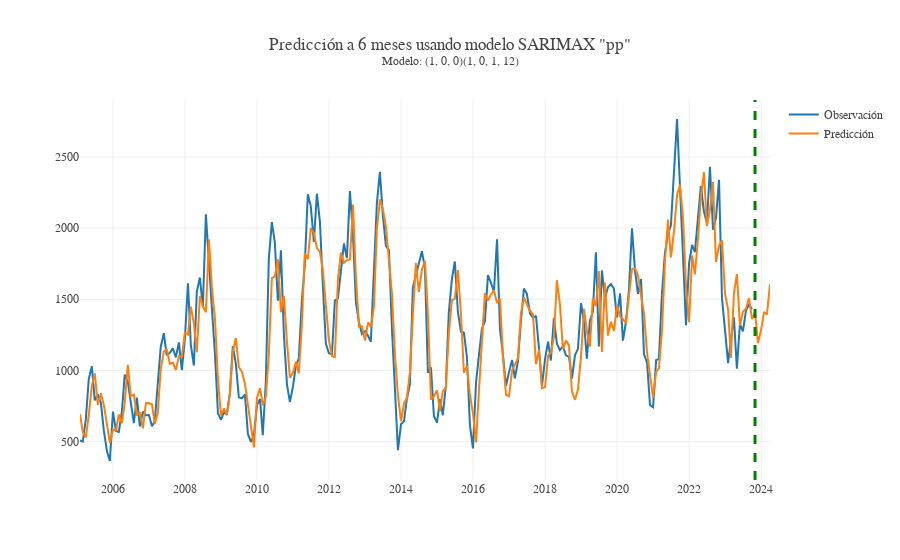

Notebook code for this chart:
### Code cell
fitted = test_model_pp.fit(disp=False)
forecast_test = fitted.forecast(meses_prediccion, exog = X_new_test)
forecast_test = pd.concat([fitted.fittedvalues, forecast_test])
obs_pred_test = pd.DataFrame({"observado":y_test,
                            "prediccion": forecast_test})
plot_predicc_obs_exog = go.Figure()
plot_predicc_obs_exog.add_trace(go.Scatter(x=y_test.index, y = y_test, name = "Observación"))
plot_predicc_obs_exog.add_trace(go.Scatter(x=obs_pred_test.index, y = obs_pred_test["prediccion"], name = "Predicción"))
plot_predicc_obs_exog.add_vline(x = obs_pred_test.index[-meses_prediccion], line_width=3, line_dash="dash", line_color="green")
plot_predicc_obs_exog.update_layout(template = None, title_text =f"Predicción a 6 meses usando modelo SARIMAX \"{'pp'}\"<br><sup>Modelo: {order_main}{seasonal_order_main}",
font_family = "georgia")
plot_predicc_obs_exog.write_image("../output/Prediccion_sarimax_plot.pdf")
plot_predicc_obs_exog.show()

### Figure 1 — Plotly figure (JSON) as saved in the notebook; plotly's stock layout.template omitted (floating-point values rounded to 4 significant figures; data arrays with more than 128 entries replaced by an {"elided": "..."} marker saying what was removed)
{"data": [{"name": "Observación", "type": "scatter", "x": {"elided": "225 str values"}, "y": {"elided": "225 float values"}}, {"name": "Predicción", "type": "scatter", "x": {"elided": "231 str values"}, "y": {"elided": "231 float values"}}], "layout": {"font": {"family": "georgia"}, "shapes": [{"line": {"color": "green", "dash": "dash", "width": 3}, "type": "line", "x0": "2023-10-31T00:00:00", "x1": "2023-10-31T00:00:00", "xref": "x", "y0": 0, "y1": 1, "yref": "y domain"}], "title": {"text": "Predicción a 6 meses usando modelo SARIMAX \"pp\"<br><sup>Modelo: (1, 0, 0)(1, 0, 1, 12)"}}}
